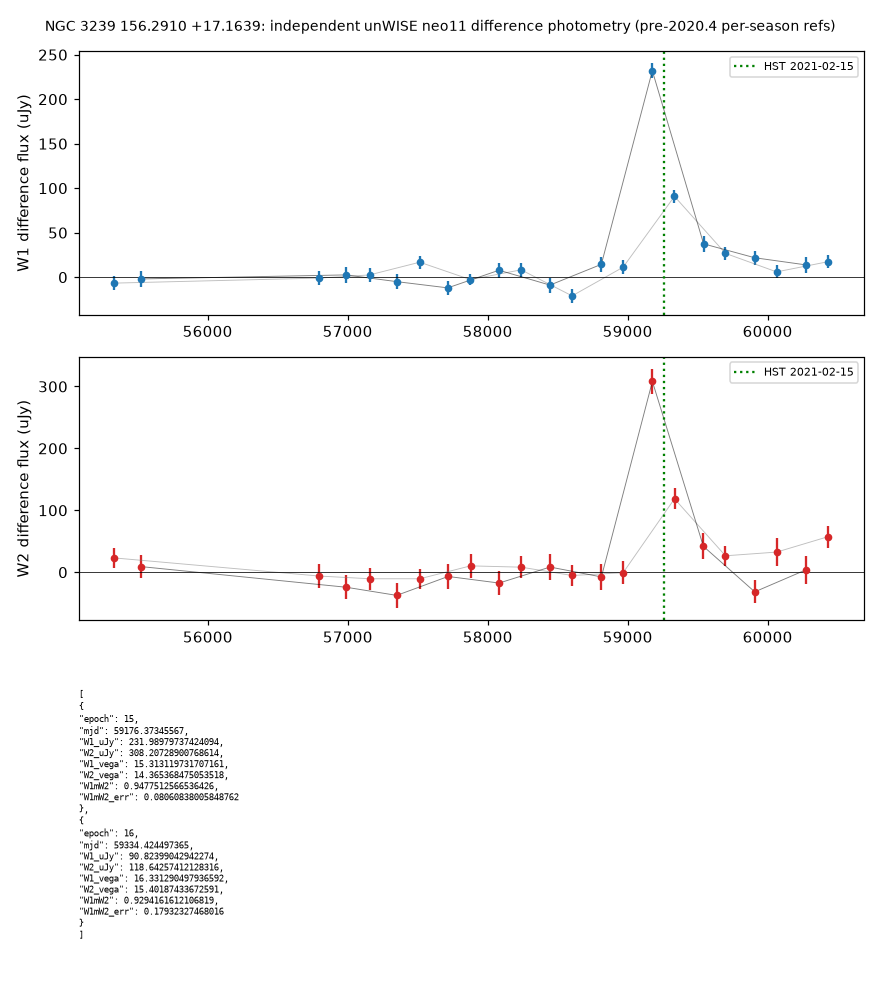

The Python source for this figure:
"""Independent re-derivation of the unWISE (neo11 epochal coadds) difference light curve, colour and position of
the NGC 3239 mid-IR transient at 156.2910 +17.1639.

Fresh code (uses only the repo's cache loader `oddsky.imaging.stack.load_stack` and the PSF builder): per-season
pre-event median references, a least-squares 5x5 PSF-matching kernel per epoch, forced PSF photometry, a free
PSF fit of position at the peak epochs, an injection-recovery estimate of the centroid error, and the absolute
astrometric tie of each epoch to Gaia DR3.

    uv run python hunts/H-0012/reviews/ngc3239-check-2026-11-01/wise_lc.py
"""
import json
from pathlib import Path

import matplotlib
matplotlib.use("Agg")
import matplotlib.pyplot as plt
import numpy as np
import pandas as pd
from astropy.coordinates import SkyCoord
import astropy.units as u
from scipy import ndimage, optimize

from oddsky.imaging import F0_JY, flux_to_mjy, psf as P
from oddsky.imaging.stack import load_stack

HERE = Path(__file__).resolve().parent
RA, DEC = 156.2910, 17.1639
TILE = "1556p166"
WIN = (1450, 1920, 0, 440)  # y0, y1, x0, x1 tile px
PRE_MJD = 59000.0  # reference epochs: everything before 2020-05-31
HALF = 2  # kernel half size
PIX = 2.75

gaia = pd.read_csv(HERE / "cat" / "gaia_dr3_12arcmin.csv")


def fit_kernel(img, ref, ivar, mask, half=HALF):
    """img ~ K (x) ref + b, K a (2h+1)^2 kernel, by weighted least squares over unmasked pixels."""
    ny, nx = ref.shape
    cols = []
    for dy in range(-half, half + 1):
        for dx in range(-half, half + 1):
            cols.append(np.roll(np.roll(ref, dy, 0), dx, 1))
    ok = mask & (ivar > 0)
    ok[:half + 1] = ok[-half - 1:] = False
    ok[:, :half + 1] = ok[:, -half - 1:] = False
    A = np.stack([c[ok] for c in cols] + [np.ones(ok.sum())], 1)
    w = np.sqrt(ivar[ok])
    sol, *_ = np.linalg.lstsq(A * w[:, None], img[ok] * w, rcond=None)
    K = sol[:-1].reshape(2 * half + 1, 2 * half + 1)
    conv = sum(sol[i] * cols[i] for i in range(len(cols))) + sol[-1]
    return conv, K, sol[-1]


def psf_fit(D, S, psf, x0, y0, rad=6.0):
    """Free (x, y, flux, bkg) PSF fit; returns params and covariance-based errors."""
    h = psf.shape[0] // 2

    def model(p):
        x, y, f, b = p
        xi, yi = int(round(x0)), int(round(y0))
        st = P.shifted(psf, x - xi, y - yi)
        return st * f + b

    xi, yi = int(round(x0)), int(round(y0))
    d = D[yi - h:yi + h + 1, xi - h:xi + h + 1]
    s = S[yi - h:yi + h + 1, xi - h:xi + h + 1]
    yy, xx = np.mgrid[-h:h + 1, -h:h + 1]
    ok = (np.hypot(xx - (x0 - xi), yy - (y0 - yi)) <= rad) & np.isfinite(d) & (s > 0)

    def res(p):
        return ((model(p) - d) / s)[ok]

    r = optimize.least_squares(res, [x0, y0, max(d[ok].max(), 1) * 10, 0.0], x_scale=[0.3, 0.3, 50, 1])
    J = r.jac
    cov = np.linalg.pinv(J.T @ J) * max(1.0, (r.fun ** 2).sum() / (ok.sum() - 4))
    return r.x, np.sqrt(np.diag(cov)), (r.fun ** 2).sum() / (ok.sum() - 4)


def forced(D, S, psf, x, y, rad=6.0):
    h = psf.shape[0] // 2
    xi, yi = int(round(x)), int(round(y))
    st = P.shifted(psf, x - xi, y - yi)
    d = D[yi - h:yi + h + 1, xi - h:xi + h + 1]
    s = S[yi - h:yi + h + 1, xi - h:xi + h + 1]
    yy, xx = np.mgrid[-h:h + 1, -h:h + 1]
    ok = (np.hypot(xx - (x - xi), yy - (y - yi)) <= rad) & np.isfinite(d) & (s > 0)
    A = np.c_[st[ok], np.ones(ok.sum())]
    w = 1 / s[ok] ** 2
    cov = np.linalg.inv(A.T @ (A * w[:, None]))
    p = cov @ (A.T @ (d[ok] * w))
    return p[0], np.sqrt(cov[0, 0])


out = {}
lc_rows = []
fig, axes = plt.subplots(3, 1, figsize=(8, 9))
for band in (1, 2):
    st = load_stack(TILE, band, window=WIN)
    w = st.wcs
    x, y = w.all_world2pix([[RA, DEC]], 0)[0]
    n = st.n
    # stars for PSF and the astrometric tie
    gx, gy = w.all_world2pix(np.c_[gaia.ra, gaia.dec], 0).T
    psfs, refs, refv = {}, {}, {}
    for s_ in (0, 1):
        pre = np.where((st.season == s_) & (st.mjd < PRE_MJD))[0]
        refs[s_] = np.median(st.img[pre], 0)
        iv = st.ivar[pre]
        refv[s_] = np.where((iv > 0).all(0), 1.2533 ** 2 / np.maximum(iv, 1e-30).mean(0) / len(pre), np.inf)
        stars = P.find_stars(refs[s_], 1 / refv[s_], snr_min=30, isolation=8, nmax=60)
        psfs[s_] = P.build_psf(refs[s_], stars)
    srcmask = np.hypot(*(np.mgrid[:st.img.shape[1], :st.img.shape[2]] - np.array([y, x])[:, None, None])) > 8
    D = np.zeros_like(st.img)
    S = np.zeros_like(st.img)
    # absolute astrometry per epoch: centroid Gaia stars (G 13.5-18.5, isolated, ruwe<1.4, |pm| known) on the epoch image
    good = ((gaia.phot_g_mean_mag > 13.5) & (gaia.phot_g_mean_mag < 18.0) & (gaia.ruwe < 1.4)
            & (gx > 15) & (gx < st.img.shape[2] - 15) & (gy > 15) & (gy < st.img.shape[1] - 15)).values
    # isolation from any other Gaia source brighter than G+2 within 12"
    cg = SkyCoord(gaia.ra.values * u.deg, gaia.dec.values * u.deg)
    idx, d2, _ = cg.match_to_catalog_sky(cg, nthneighbor=2)
    good &= d2.arcsec > 15
    # exclude the galaxy body (within 2.5' of NGC 3239's centre 156.2703 +17.1637)
    good &= cg.separation(SkyCoord(156.2703 * u.deg, 17.1637 * u.deg)).arcmin > 2.5
    astro = []
    for i in range(n):
        s_ = int(st.season[i])
        ok = st.ivar[i] > 0
        conv, K, b = fit_kernel(st.img[i], refs[s_], st.ivar[i], srcmask & ok)
        D[i] = st.img[i] - conv
        var = np.where(ok, 1 / np.maximum(st.ivar[i], 1e-30), np.inf) + refv[s_] * (K ** 2).sum()
        S[i] = np.sqrt(var)
        # empirical noise rescale: robust std of D/S in a 60 px box excluding the source
        box = (np.abs(np.mgrid[:D.shape[1], :D.shape[2]][0] - y) < 60) & (np.abs(np.mgrid[:D.shape[1], :D.shape[2]][1] - x) < 60) & srcmask & np.isfinite(S[i])
        z = (D[i] / S[i])[box]
        mad = 1.4826 * np.median(np.abs(z - np.median(z)))
        S[i] *= max(mad, 1.0)
        f, e = forced(D[i], S[i], psfs[s_], x, y)
        lc_rows.append(dict(band=band, epoch=int(st.epochs[i]), mjd=float(st.mjd[i]), season=s_, flux_nmgy=f, err_nmgy=e,
                            uJy=flux_to_mjy(f, band) * 1e3, e_uJy=flux_to_mjy(e, band) * 1e3, noise_scale=float(mad),
                            kernel_sum=float(K.sum())))
        # astrometric offsets of Gaia stars on the epoch image (epoch-propagated Gaia positions)
        yr = 2000 + (st.mjd[i] - 51544.5) / 365.25
        dt = yr - 2016.0
        ra_e = gaia.ra + np.nan_to_num(gaia.pmra) * dt / 3.6e6 / np.cos(np.radians(gaia.dec))
        de_e = gaia.dec + np.nan_to_num(gaia.pmdec) * dt / 3.6e6
        ex, ey = w.all_world2pix(np.c_[ra_e[good], de_e[good]], 0).T
        dxs, dys = [], []
        for xx_, yy_ in zip(ex, ey):
            cx, cy = P.centroid(st.img[i], xx_, yy_, box=2, iters=4)
            # PSF-fit centroid (more robust than first moment)
            try:
                pp, ee, _ = psf_fit(st.img[i], np.where(ok, np.sqrt(1 / np.maximum(st.ivar[i], 1e-30)), np.inf), psfs[s_], cx, cy, rad=4)
                if np.hypot(pp[0] - xx_, pp[1] - yy_) < 1.0 and pp[2] > 0:
                    dxs.append(pp[0] - xx_); dys.append(pp[1] - yy_)
            except Exception:
                pass
        dxs, dys = np.array(dxs), np.array(dys)
        astro.append(dict(epoch=int(st.epochs[i]), n=len(dxs), dx_med=float(np.median(dxs)), dy_med=float(np.median(dys)),
                          dx_std=float(1.4826 * np.median(np.abs(dxs - np.median(dxs)))),
                          dy_std=float(1.4826 * np.median(np.abs(dys - np.median(dys))))))
    # peak epochs: free PSF fit
    lc = pd.DataFrame([r for r in lc_rows if r["band"] == band])
    peaks = {}
    for i in range(n):
        if lc.iloc[i].uJy / lc.iloc[i].e_uJy > 8:
            s_ = int(st.season[i])
            p, e, chi2 = psf_fit(D[i], S[i], psfs[s_], x, y)
            a = astro[i]
            # correct the fitted pixel position for the epoch's mean astrometric offset vs Gaia
            xc, yc = p[0] - a["dx_med"], p[1] - a["dy_med"]
            ra_f, de_f = w.all_pix2world([[xc, yc]], 0)[0]
            ra_raw, de_raw = w.all_pix2world([[p[0], p[1]]], 0)[0]
            # injection-recovery: add PSF of the fitted flux at 300 random positions in the D image
            rng = np.random.default_rng(band * 100 + i)
            rec = []
            hh = psfs[s_].shape[0] // 2
            tries = 0
            while len(rec) < 300 and tries < 3000:
                tries += 1
                xi = rng.uniform(hh + 2, D.shape[2] - hh - 3)
                yi = rng.uniform(hh + 2, D.shape[1] - hh - 3)
                if np.hypot(xi - x, yi - y) < 10 or not np.isfinite(S[i][int(yi) - hh:int(yi) + hh + 1, int(xi) - hh:int(xi) + hh + 1]).all():
                    continue
                Dt = D[i].copy()
                ix_, iy_ = int(round(xi)), int(round(yi))
                Dt[iy_ - hh:iy_ + hh + 1, ix_ - hh:ix_ + hh + 1] += P.shifted(psfs[s_], xi - ix_, yi - iy_) * p[2]
                try:
                    q, _, _ = psf_fit(Dt, S[i], psfs[s_], xi + rng.normal(0, 0.3), yi + rng.normal(0, 0.3))
                    rec.append((q[0] - xi, q[1] - yi))
                except Exception:
                    continue
            rec = np.array(rec)
            rec = rec[(np.abs(rec) < 3).all(1)]
            sx = 1.4826 * np.median(np.abs(rec[:, 0] - np.median(rec[:, 0])))
            sy = 1.4826 * np.median(np.abs(rec[:, 1] - np.median(rec[:, 1])))
            sep = SkyCoord(ra_f * u.deg, de_f * u.deg).separation(SkyCoord(RA * u.deg, DEC * u.deg)).arcsec
            peaks[int(st.epochs[i])] = dict(
                mjd=float(st.mjd[i]), season=s_, x=float(p[0]), y=float(p[1]), flux_uJy=float(flux_to_mjy(p[2], band) * 1e3),
                fit_err_px=[float(e[0]), float(e[1])], inj_err_px=[float(sx), float(sy)], inj_err_arcsec=[float(sx * PIX), float(sy * PIX)],
                inj_bias_px=[float(np.median(rec[:, 0])), float(np.median(rec[:, 1]))], n_inj=len(rec),
                gaia_tie_px=[a["dx_med"], a["dy_med"]], gaia_tie_scatter_px=[a["dx_std"], a["dy_std"]], gaia_tie_n=a["n"],
                ra_raw=float(ra_raw), dec_raw=float(de_raw), ra=float(ra_f), dec=float(de_f), sep_from_claim_arcsec=float(sep),
                chi2nu=float(chi2))
    out[f"W{band}"] = dict(peaks=peaks, astro=astro, psf_fwhm_px={s: P.fwhm(psfs[s]) for s in psfs},
                           claim_pix=[float(x), float(y)])
    # panels
    ax = axes[band - 1]
    ax.errorbar(lc.mjd, lc.uJy, lc.e_uJy, fmt="o", ms=4, color="C0" if band == 1 else "C3")
    for s_ in (0, 1):
        m = lc.season == s_
        ax.plot(lc.mjd[m], lc.uJy[m], "-", lw=0.6, alpha=0.5, color="k" if s_ else "gray")
    ax.axhline(0, color="k", lw=0.5)
    ax.axvline(59261.8, color="g", ls=":", label="HST 2021-02-15")
    ax.set_ylabel(f"W{band} difference flux (uJy)")
    ax.legend(fontsize=7)

lc = pd.DataFrame(lc_rows)
lc.to_csv(HERE / "wise_lc.csv", index=False)
# colours and luminosities of the transient light per epoch (W1, W2 matched by epoch)
m = lc.pivot_table(index="epoch", columns="band", values=["uJy", "e_uJy", "mjd"])
rows = []
for ep, r in m.iterrows():
    f1, f2 = r[("uJy", 1)], r[("uJy", 2)]
    e1, e2 = r[("e_uJy", 1)], r[("e_uJy", 2)]
    if f1 / e1 > 5 and f2 / e2 > 5:
        w1 = -2.5 * np.log10(f1 * 1e-6 / F0_JY[1])
        w2 = -2.5 * np.log10(f2 * 1e-6 / F0_JY[2])
        rows.append(dict(epoch=int(ep), mjd=float(r[("mjd", 1)]), W1_uJy=f1, W2_uJy=f2, W1_vega=w1, W2_vega=w2, W1mW2=w1 - w2,
                         W1mW2_err=1.0857 * np.hypot(e1 / f1, e2 / f2)))
out["colour"] = rows
json.dump(out, open(HERE / "wise_result.json", "w"), indent=1, default=float)
axes[2].axis("off")
axes[2].text(0, 0.9, json.dumps(rows, indent=0, default=lambda v: round(float(v), 3))[:900], fontsize=6, va="top", family="monospace")
fig.suptitle("NGC 3239 156.2910 +17.1639: independent unWISE neo11 difference photometry (pre-2020.4 per-season refs)", fontsize=9)
fig.tight_layout()
fig.savefig(HERE / "wise_lc.png", dpi=110)
print(lc[["band", "epoch", "mjd", "season", "uJy", "e_uJy", "noise_scale", "kernel_sum"]].to_string())
print(json.dumps({k: v["peaks"] for k, v in out.items() if k.startswith("W")}, indent=1, default=float))
print(json.dumps(rows, indent=1, default=float))
for b in ("W1", "W2"):
    print(b, "astro tie per epoch (px):", [(a["epoch"], a["n"], round(a["dx_med"], 3), round(a["dy_med"], 3), round(a["dx_std"], 2)) for a in out[b]["astro"]])
